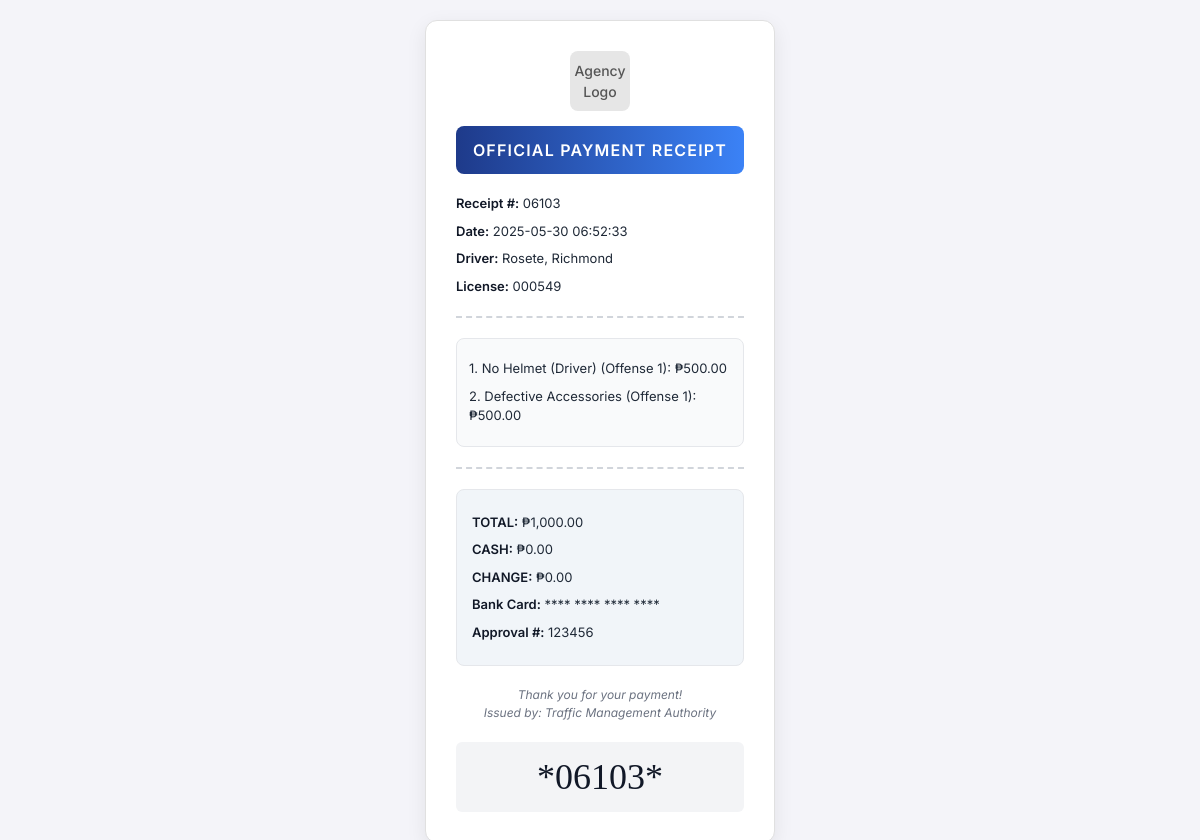
The app's page /receipt.php?citation_id=37 with its own data.
### tables this page shows
CREATE TABLE `citations` (
  `citation_id` int(11) NOT NULL,
  `ticket_number` varchar(20) NOT NULL,
  `driver_id` int(11) DEFAULT NULL,
  `vehicle_id` int(11) DEFAULT NULL,
  `apprehension_datetime` datetime DEFAULT NULL,
  `place_of_apprehension` varchar(255) DEFAULT NULL,
  `is_archived` tinyint(1) DEFAULT 0,
  `payment_status` enum('Paid','Unpaid') DEFAULT 'Unpaid',
  `payment_date` datetime DEFAULT NULL,
  `payment_amount` decimal(10,2) DEFAULT NULL
);

CREATE TABLE `drivers` (
  `driver_id` int(11) NOT NULL,
  `last_name` varchar(50) NOT NULL,
  `first_name` varchar(50) NOT NULL,
  `middle_initial` varchar(5) DEFAULT NULL,
  `suffix` varchar(10) DEFAULT NULL,
  `zone` varchar(50) DEFAULT NULL,
  `barangay` varchar(100) DEFAULT NULL,
  `municipality` varchar(100) DEFAULT 'Baggao',
  `province` varchar(100) DEFAULT 'Cagayan',
  `license_number` varchar(20) DEFAULT NULL,
  `license_type` enum('Non-Professional','Professional') DEFAULT NULL
);

CREATE TABLE `violations` (
  `violation_id` int(11) NOT NULL,
  `citation_id` int(11) DEFAULT NULL,
  `violation_type` varchar(100) DEFAULT NULL,
  `offense_count` int(11) DEFAULT 1,
  `driver_id` int(11) NOT NULL,
  `fine_amount` decimal(10,2) DEFAULT 500.00
);

### receipt.php (the view, shortened to what this page needs)
<?php
try {
    $conn = new PDO("mysql:host=" . DB_HOST . ";dbname=" . DB_NAME, DB_USER, DB_PASS);
    $conn->setAttribute(PDO::ATTR_ERRMODE, PDO::ERRMODE_EXCEPTION);
    $citation_id = $_GET['citation_id'] ?? null;
    $amount_paid = isset($_GET['amount_paid']) ? floatval($_GET['amount_paid']) : 0;
    $change = isset($_GET['change']) ? floatval($_GET['change']) : 0;
    $payment_date = $_GET['payment_date'] ?? date('Y-m-d H:i:s');
    $query = "
        SELECT c.citation_id, c.ticket_number, c.payment_amount, c.payment_date,
               CONCAT(d.last_name, ', ', d.first_name,
                      IF(d.middle_initial != '', CONCAT(' ', d.middle_initial), ''),
                      IF(d.suffix != '', CONCAT(' ', d.suffix), '')) AS driver_name,
               d.license_number,
               GROUP_CONCAT(CONCAT(vl.violation_type, ' (Offense ', vl.offense_count, ')') SEPARATOR ': ') AS violations
        FROM citations c
        JOIN drivers d ON c.driver_id = d.driver_id
        LEFT JOIN violations vl ON c.citation_id = vl.citation_id
        WHERE c.citation_id = :citation_id
        GROUP BY c.citation_id
    ";
    $stmt = $conn->prepare($query);
    $stmt->execute(['citation_id' => $citation_id]);
    $citation = $stmt->fetch(PDO::FETCH_ASSOC);
    $stmt = $conn->prepare("SELECT violation_type, offense_count FROM violations WHERE citation_id = :cid");
    $stmt->execute(['cid' => $citation_id]);
    $violations = $stmt->fetchAll(PDO::FETCH_ASSOC);
    $total_fine = count($violations) * 500;
} catch (Exception $e) {
    header('HTTP/1.1 400 Bad Request');
    echo "<html><body><h1>Error</h1><p>" . htmlspecialchars($e->getMessage()) . "</p></body></html>";
    exit;
} finally {
    $conn = null;
}
?>
<!DOCTYPE html>
<html lang="en">
<head>
</head>
<body>
    <div class="receipt-container">
        <div class="logo">Agency Logo</div>
        <div class="header">
            Official Payment Receipt
        </div>
        <div class="receipt-details">
            <p><strong>Receipt #:</strong> <?php echo htmlspecialchars($citation['ticket_number']); ?></p>
            <p><strong>Date:</strong> <?php echo htmlspecialchars($payment_date); ?></p>
            <p><strong>Driver:</strong> <?php echo htmlspecialchars($citation['driver_name']); ?></p>
            <p><strong>License:</strong> <?php echo htmlspecialchars($citation['license_number']); ?></p>
        </div>
        <div class="dashed-line"></div>
        <div class="violations-list">
            <?php
            foreach ($violations as $index => $violation) {
                echo "<p>" . ($index + 1) . ". " . htmlspecialchars($violation['violation_type']) . " (Offense " . $violation['offense_count'] . "): ₱" . number_format(500, 2) . "</p>";
            }
            ?>
        </div>
        <div class="dashed-line"></div>
        <div class="payment-summary">
            <p><strong>TOTAL:</strong> <span class="total">₱<?php echo number_format($total_fine, 2); ?></span></p>
            <p><strong>CASH:</strong> ₱<?php echo number_format($amount_paid, 2); ?></p>
            <p><strong>CHANGE:</strong> ₱<?php echo number_format($change, 2); ?></p>
            <p><strong>Bank Card:</strong> **** **** **** ****</p>
            <p><strong>Approval #:</strong> 123456</p>
        </div>
        <div class="footer">
            <p>Thank you for your payment!</p>
            <p>Issued by: Traffic Management Authority</p>
        </div>
        <div class="barcode">
            *<?php echo htmlspecialchars($citation['ticket_number']); ?>*
        </div>
    </div>
</body>
</html>

### receipt.php (style rules this page uses)
* { box-sizing: border-box; margin: 0; padding: 0; }
body { font-family: 'Inter', -apple-system, BlinkMacSystemFont, sans-serif; background-color: #f4f4f9; display: flex; justify-content: center; align-items: center; min-height: 100vh; padding: 20px; }
.receipt-container { width: 350px; background-color: #ffffff; padding: 30px; border-radius: 12px; box-shadow: 0 6px 20px rgba(0, 0, 0, 0.08); text-align: center; font-size: 14px; line-height: 1.5; border: 1px solid #e0e0e0; }
.logo { width: 60px; height: 60px; margin: 0 auto 15px; background-color: #e6e6e6; border-radius: 8px; display: flex; align-items: center; justify-content: center; font-size: 14px; color: #555; font-weight: 500; }
.header { background: linear-gradient(90deg, #1e3a8a, #3b82f6); color: #ffffff; padding: 12px; border-radius: 8px; font-size: 16px; font-weight: 600; text-transform: uppercase; letter-spacing: 1.2px; margin-bottom: 20px; }
.dashed-line { border-top: 2px dashed #d1d5db; margin: 20px 0; }
.receipt-details, .violations-list, .payment-summary { margin: 15px 0; text-align: left; }
.receipt-details p, .violations-list p, .payment-summary p { margin: 8px 0; color: #1f2937; font-size: 13px; }
.receipt-details p strong, .violations-list p strong, .payment-summary p strong { color: #111827; font-weight: 600; }
.violations-list { background-color: #f9fafb; padding: 12px; border-radius: 8px; border: 1px solid #e5e7eb; }
.payment-summary { padding: 15px; background-color: #f1f5f9; border-radius: 8px; border: 1px solid #e5e7eb; }
.footer { margin-top: 20px; font-size: 12px; color: #6b7280; font-style: italic; text-align: center; }
.barcode { font-family: 'Libre Barcode 39', cursive; font-size: 36px; margin-top: 20px; background-color: #f3f4f6; padding: 8px; border-radius: 6px; color: #111827; }

### records on screen
citations: ticket_number "06103", driver.license_number "000549"
violations: violation_type "No Helmet (Driver)", offense_count "1"
violations: violation_type "Defective Accessories", offense_count "1"

### other values on screen
$citation['driver_name'] "Rosete, Richmond"
$total_fine "1,000.00"
$amount_paid "0.00"
$change "0.00"
